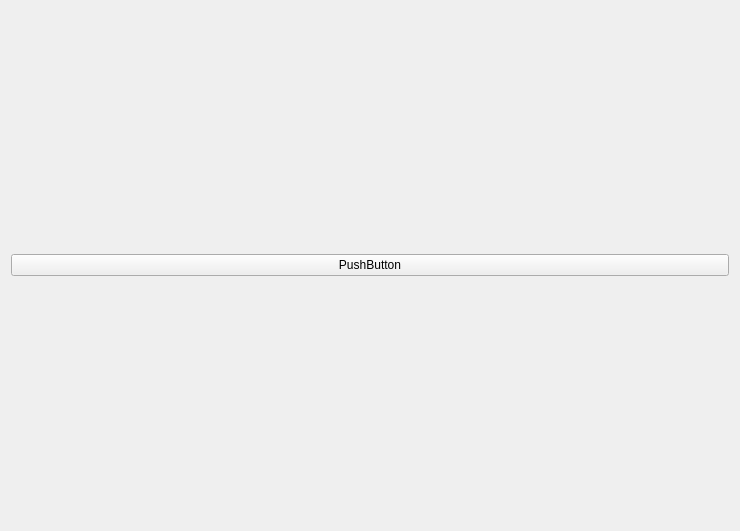
<?xml version="1.0" encoding="UTF-8"?>
<ui version="4.0">
 <class>Canvas</class>
 <widget class="QWidget" name="Canvas">
  <property name="geometry">
   <rect>
    <x>0</x>
    <y>0</y>
    <width>740</width>
    <height>531</height>
   </rect>
  </property>
  <property name="windowTitle">
   <string>Form</string>
  </property>
  <layout class="QVBoxLayout" name="verticalLayout">
   <item>
    <widget class="QPushButton" name="pushButton">
     <property name="text">
      <string>PushButton</string>
     </property>
    </widget>
   </item>
  </layout>
 </widget>
 <resources/>
 <connections/>
</ui>
